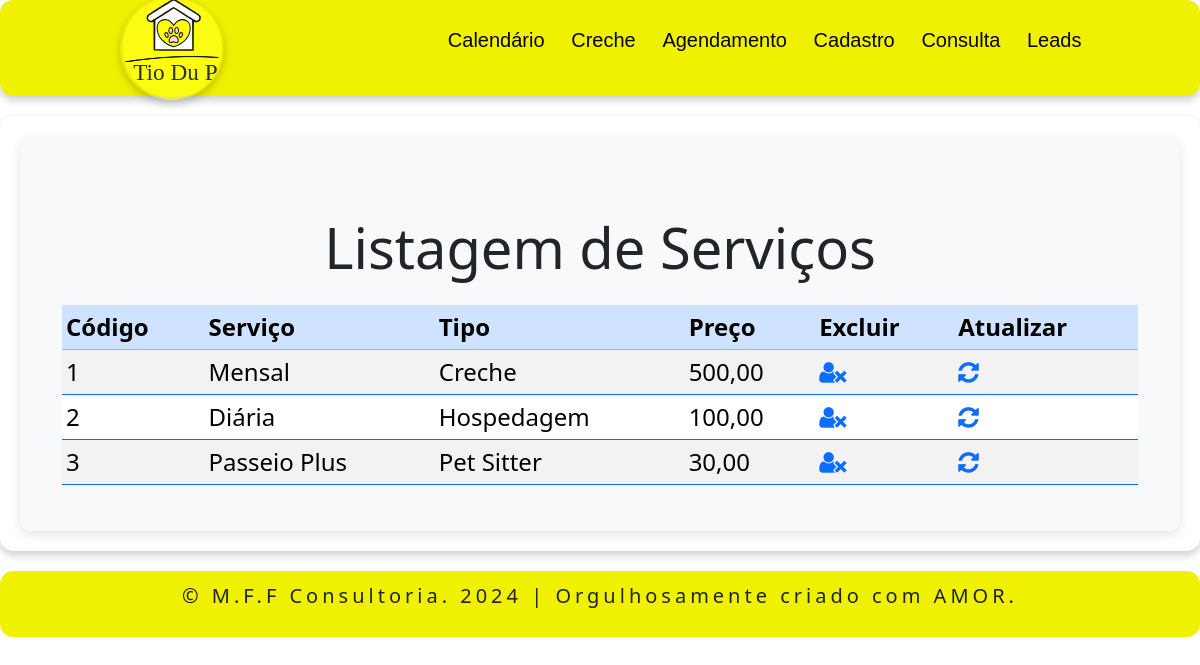
The app's page /office/listar_servico.php (signed in) with its own data.
### tables this page shows
CREATE TABLE `servico` (
  `id` int(10) NOT NULL,
  `servico` varchar(50) NOT NULL,
  `tipo` varchar(50) NOT NULL,
  `preco` decimal(10,2) NOT NULL
);

### office/listar_servico.php (the view, shortened to what this page needs)
<?php
include 'header.php';
?>
<!DOCTYPE html>
<html lang="pt-br">
<head>
    <link href="https://cdn.jsdelivr.net/npm/bootstrap@5.3.3/dist/css/bootstrap.min.css" rel="stylesheet">
    <link rel="stylesheet" href="https://cdnjs.cloudflare.com/ajax/libs/font-awesome/4.7.0/css/font-awesome.min.css">
    <link rel="stylesheet" href="officestyle.css">
</head>
<body>
<?php
$servername = "localhost";
$username = "root";
$password = "";
$dbname = "db_tiodupetservice";
$conexao = new mysqli($servername, $username, $password, $dbname);
echo '
<section>
    <div class="container-centered">
        <div class="form-container">
<div class="container mt-5">
                <h1 class="text-center mb-4 display-4">Listagem de Serviços</h1>
                <table class="table table-sm table-striped table-hover border-primary">
                    <thead class="table-primary">
                        <tr>
                            <th>Código</th>
                            <th>Serviço</th>
                            <th>Tipo</th>
                            <th>Preço</th>
                            <th>Excluir</th>
                            <th>Atualizar</th>
                        </tr>
                    </thead>
                    <tbody>';
$sql = "SELECT * FROM servico";
$resultado = $conexao->query($sql);
if ($resultado != null) {
    foreach ($resultado as $linha) {
        echo '<tr>';
        echo '<td>' . $linha['id'] . '</td>';
        echo '<td>' . $linha['servico'] . '</td>';
        echo '<td>' . $linha['tipo'] . '</td>';
        echo '<td>' . number_format($linha['preco'], 2, ',', '.') . '</td>';
        echo '<td>
                <a href="excluir_servico.php?id=' . $linha['id'] .
                     '&servico=' . $linha['servico'] .
                     '&tipo=' . $linha['tipo'] .
                     '&preco=' . $linha['preco'] . '">
                    <i class="fa fa-user-times"></i>
                </a>
              </td>';
        echo '<td>
                <a href="atualizar_servico.php?id=' . $linha['id'] .
                     '&servico=' . $linha['servico'] .
                     '&tipo=' . $linha['tipo'] .
                     '&preco=' . $linha['preco'] . '">
                    <i class="fa fa-refresh"></i>
                </a>
              </td>';
        echo '</tr>';
    }
}
echo '          </tbody>
            </table>
        </div>
    </div>
</section>';
?>
</body>
<?php
include 'footer.php';
?>
</html>

### office/officestyle.css (style rules this page uses)
.container-centered { display: flex; justify-content: center; align-items: center; padding: 20px; margin: 20px auto; background-color: #fff; box-shadow: 0 4px 8px rgba(0, 0, 0, 0.2); border-radius: 10pt; font-size:x-large; }
.form-container { width: 100%; background-color: #f8f9fa; padding: 30px; border-radius: 10px; box-shadow: 0px 4px 12px rgba(0, 0, 0, 0.1); }

### office/header.php (style rules this page uses)
* { margin: 10; padding: 10; }

### records on screen
servico: id "1", servico "Mensal", tipo "Creche", preco "500,00"
servico: id "2", servico "Diária", tipo "Hospedagem", preco "100,00"
servico: id "3", servico "Passeio Plus", tipo "Pet Sitter", preco "30,00"
